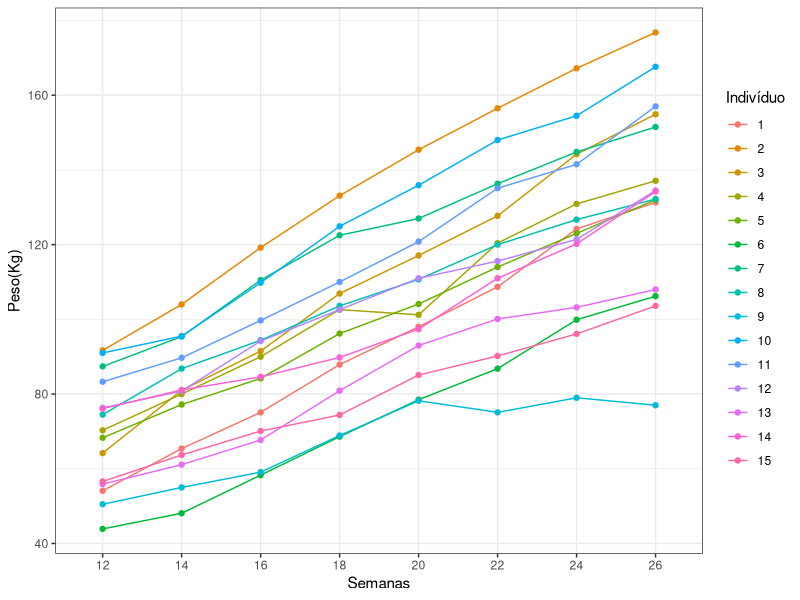
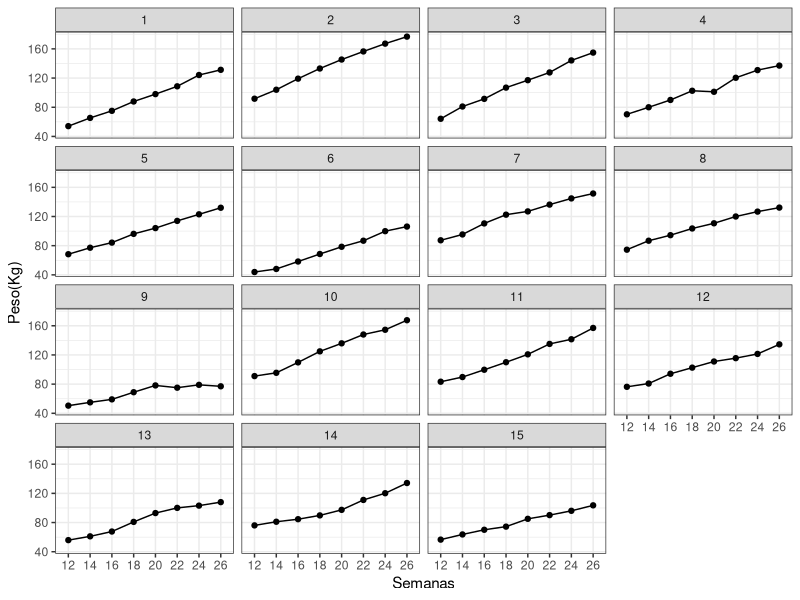
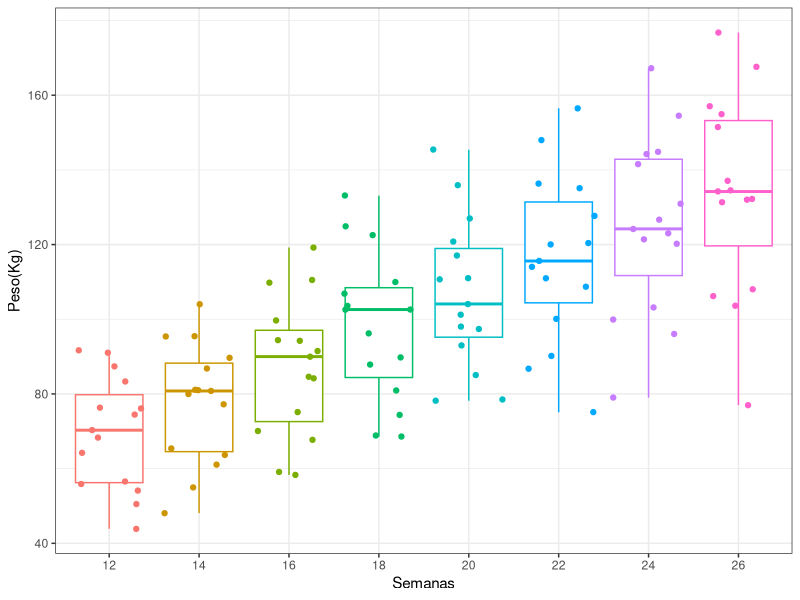
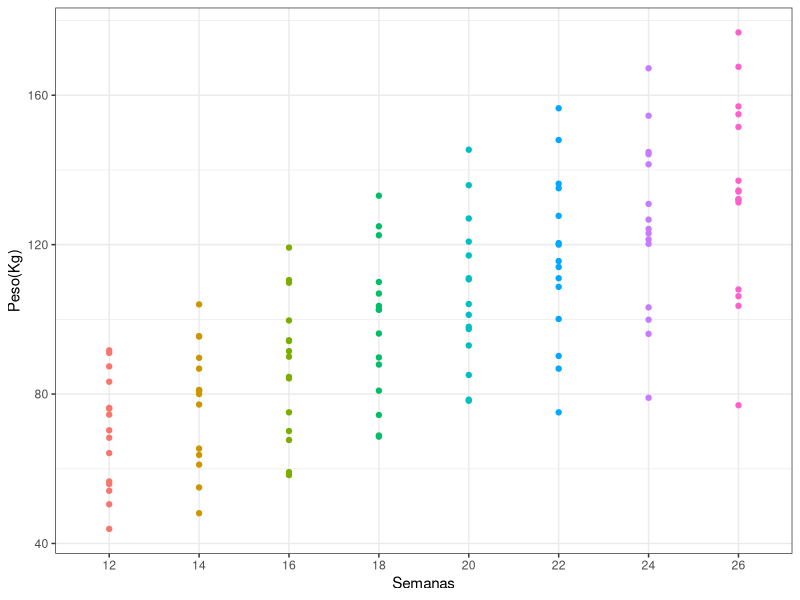

These charts were generated, in order, by the following R code:
## ---- chunk 1
require(tidyverse)
# carregando a base de dados
dados = readxl::read_xls("../../Dados/Dados_Livro_Estatistica_e_CD/bezerros.xls")
## ---- chunk 2
glimpse(dados)
## ---- chunk 3
(razao = dados$t26/dados$t12 )
summary(razao)

## ---- chunk 4
# transformando a base para o formato longer
dados.longer = pivot_longer(dados,col=-ind,names_to = "Semanas",values_to = "Peso(Kg)")
head(dados.longer,10)

# Remover o "t"
dados.longer = dados.longer |> mutate(Semanas = str_extract(Semanas,"[0-9]+"))
head(dados.longer,10)

# gráfico 1
ggplot(dados.longer,aes(x=Semanas,y=`Peso(Kg)`,group = ind,colour = factor(ind))) +
  geom_line()+
  geom_point() +
  labs(color="Indivíduo")+
  theme_bw()

# gráfico 2
ggplot(dados.longer,aes(x=Semanas,y=`Peso(Kg)`,group = ind)) +
  geom_line()+
  geom_point() +
  labs(color="Indivíduo")+
  facet_wrap(~ind) + 
  theme_bw()
## ---- chunk 5
dados.longer |> 
  group_by(Semanas) |> 
  summarise(media = mean(`Peso(Kg)`),
            desvio_padrao = sd(`Peso(Kg)`),
            cv = desvio_padrao/media)
## ---- chunk 6
#gráfico 1
ggplot(dados.longer,aes(x = Semanas,y=`Peso(Kg)`,colour = Semanas))+
  geom_boxplot()+
  ggplot2::geom_jitter()+
  theme_bw() + 
  theme(legend.position = "none") # removendo a legenda

#gráfico 2
ggplot(dados.longer,aes(x = Semanas,y=`Peso(Kg)`,colour = Semanas))+
  geom_point()+
  theme_bw() + 
  theme(legend.position = "none") # removendo a legenda
  
## ---- chunk 7
dados.longer |> 
  group_by(ind) |>
   summarise(dif = `Peso(Kg)` - `Peso(Kg)`[1] ,
             )

